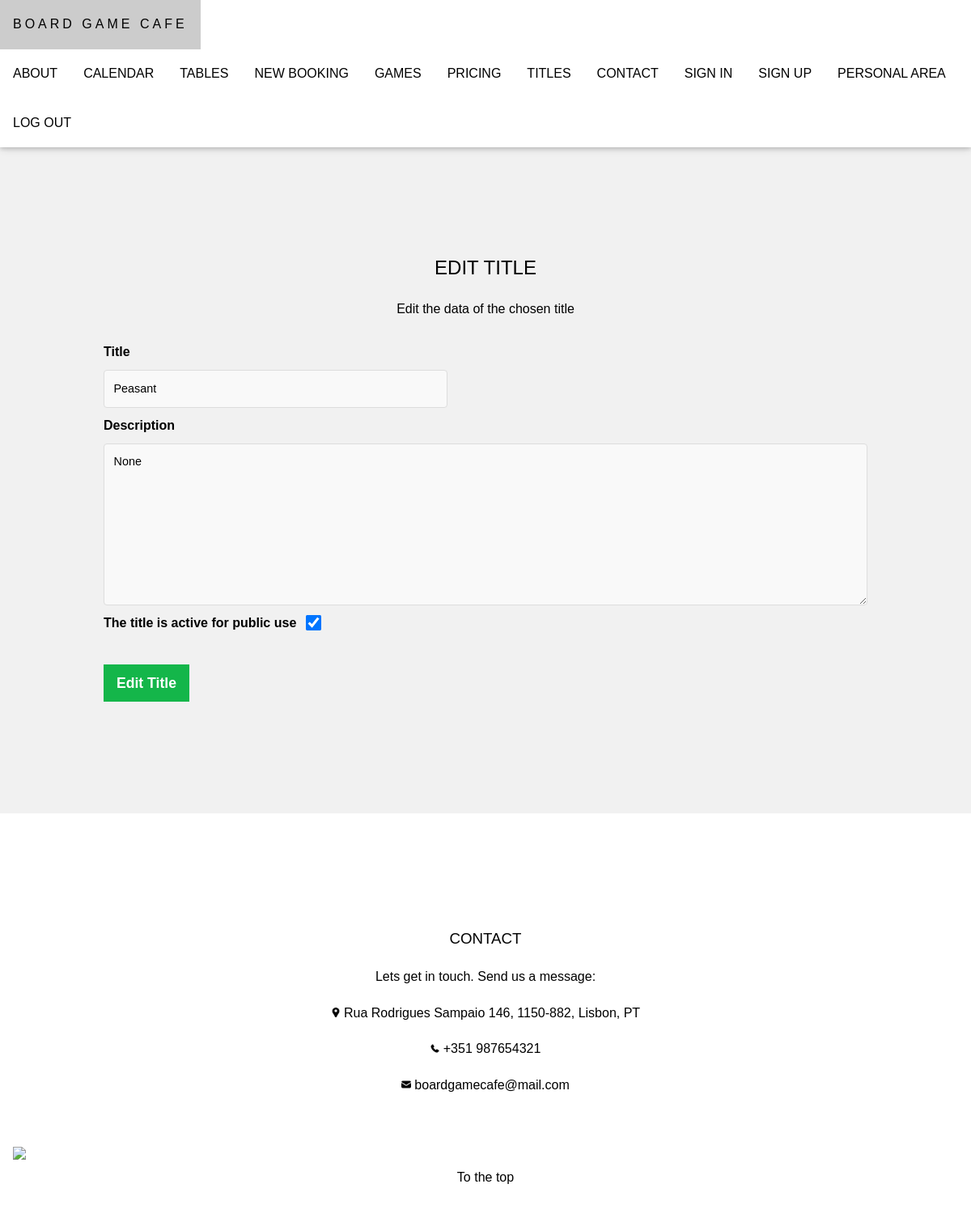
The page /boardgamecafe/edittitle/1 on the database its author committed.
### boardgamecafe/models.py (models this page shows)
class Title(models.Model):
    designation = models.CharField(max_length=50)
    unlock_conditions = models.TextField()
    log_is_active = models.BooleanField()
    log_date_created = models.DateTimeField()
    log_date_last_update = models.DateTimeField()

### boardgamecafe/views.py (the view, shortened to what this page needs)
# urls.py: path('edittitle/<int:title_id>', views.edittitle, name='edittitle'),
def edittitle(request, title_id):
    title = get_object_or_404(Title, pk=title_id)
    if not request.method == 'POST':
        return render(request, 'boardgamecafe/managetitle.html', {'title': title,})

### boardgamecafe/templates/boardgamecafe/managetitle.html (shortened to what this page needs)
{% extends "boardgamecafe/template.html" %}
{% load static %}
{% block content %}
<section class="w3-light-grey w3-center" style="padding:128px">
    {% if title %}
        <h1>EDIT TITLE</h1>
        <p> Edit the data of the chosen title </p>
    {% else %}
        <h1>ADD NEW TITLE</h1>
        <p> Fill in the data regarding the new title to be added </p>
    {% endif %}
    <form class="form_crude"
        {% if title %}
            action="{% url 'boardgamecafe:edittitle' title.id %}"
        {% else %}
          action="{% url 'boardgamecafe:addtitle' %}"
        {% endif %}
    method="POST">
        <div class="form_crude_item">
            <label for="designation" class="form_crude_label">Title</label>
            <input type="text" maxlength="50" class="form_crude_input" name="designation" id="designation" placeholder="Enter the title designation (Max. 50 characters)" required
            {% if title %}
                value="{{ title.designation }}"
            {% endif %}>
        </div>
        <div class="form_crude_item">
            <label for="unlock_conditions" class="form_crude_label">Description</label>
            <textarea maxlength="10000" class="form_crude_input form_crude_input--big" name="unlock_conditions" id="unlock_conditions" placeholder="Enter the unlock conditions for the title or 'None' if it should be automatically unlocked. (Max. 10000 chars)" required
            >{% if title %}{{ title.unlock_conditions }}{% endif %}</textarea>
        </div>
        <div class="form_crude_item form_crude_item_checkbox">
            <label for="log_is_active" class="form_crude_label">The title is active for public use</label>
            <input type="checkbox" name="log_is_active" id="log_is_active"
            {% if title %}
                {%  if title.log_is_active %}
                    checked
                {% endif %}
            {% endif %}>
        </div>
        <div class="form_crude_item">
            <button class="form_crude_btn w3-button" type="submit">
        {% if title %}
            Edit Title
        {% else %}
            Add Title
        {% endif %}</button>
        </div>
    </form>
 </section>
 {% endblock %}

### boardgamecafe/static/boardgamecafe/css/style.css (style rules this page uses)
html { -ms-text-size-adjust:100%;-webkit-text-size-adjust:100% }
body { margin:0 }
h1,h2,h3,h4,h5,h6 { font-family:"Segoe UI",Arial,sans-serif;font-weight:400;margin:10px 0 }
.w3-btn,.w3-button { border:none;display:inline-block;padding:8px 16px;vertical-align:middle;overflow:hidden;text-decoration:none;color:inherit;background-color:inherit;text-align:center;cursor:pointer;white-space:nowrap }
.w3-btn,.w3-button { -webkit-touch-callout:none;-webkit-user-select:none;-khtml-user-select:none;-moz-user-select:none;-ms-user-select:none;user-select:none }
.w3-center { text-align:center!important }
.w3-light-grey,.w3-hover-light-grey:hover,.w3-light-gray,.w3-hover-light-gray:hover { color:#000!important;background-color:#f1f1f1!important }
body,h1,h2,h3,h4,h5,h6 { font-family: "Raleway", sans-serif }
body, html { height: 100%; line-height: 1.8; }
.form_crude { text-align: center; }
.form_crude * { box-sizing: border-box; line-height: 1.5; }
.form_crude_item { display: flex; flex-direction: column; }
.form_crude_item > * { align-self: flex-start; }
.form_crude_item_checkbox { flex-direction: row; }
.form_crude_label { font-weight: 600; padding: 10px 0; }
.form_crude_input { -webkit-appearance: none; width: 100%; max-width: 425px; min-height: calc(0.9em + (0.8em * 2) + 0.6em); padding: 0.8em; font-size: 0.9em; font-family: "Raleway", sans-serif; outline: none; border: 1px solid #dddddd; border-radius: 4px; background: #f9f9f9; transition: background 0.25s, border-color 0.25s, color 0.25s; }
.form_crude_input--big { max-width: 1300px; }
.form_crude_input::placeholder { color: #bbbbbb; }
textarea.form_crude_input { min-height: 200px; }
.form_crude_btn { font-weight: 600; font-size: 1.1em; padding: 10px 16px; margin: 10px 0; color: #ffffff; background: #14b64a; }
input[type=checkbox] { -ms-transform: scale(1.5); -moz-transform: scale(1.5); -webkit-transform: scale(1.5); -o-transform: scale(1.5); transform: scale(1.5); margin: 15px; margin-bottom: 35px; }

### rows shown on the page
Title: designation "Peasant", unlock_conditions "None", log_is_active "☑"
